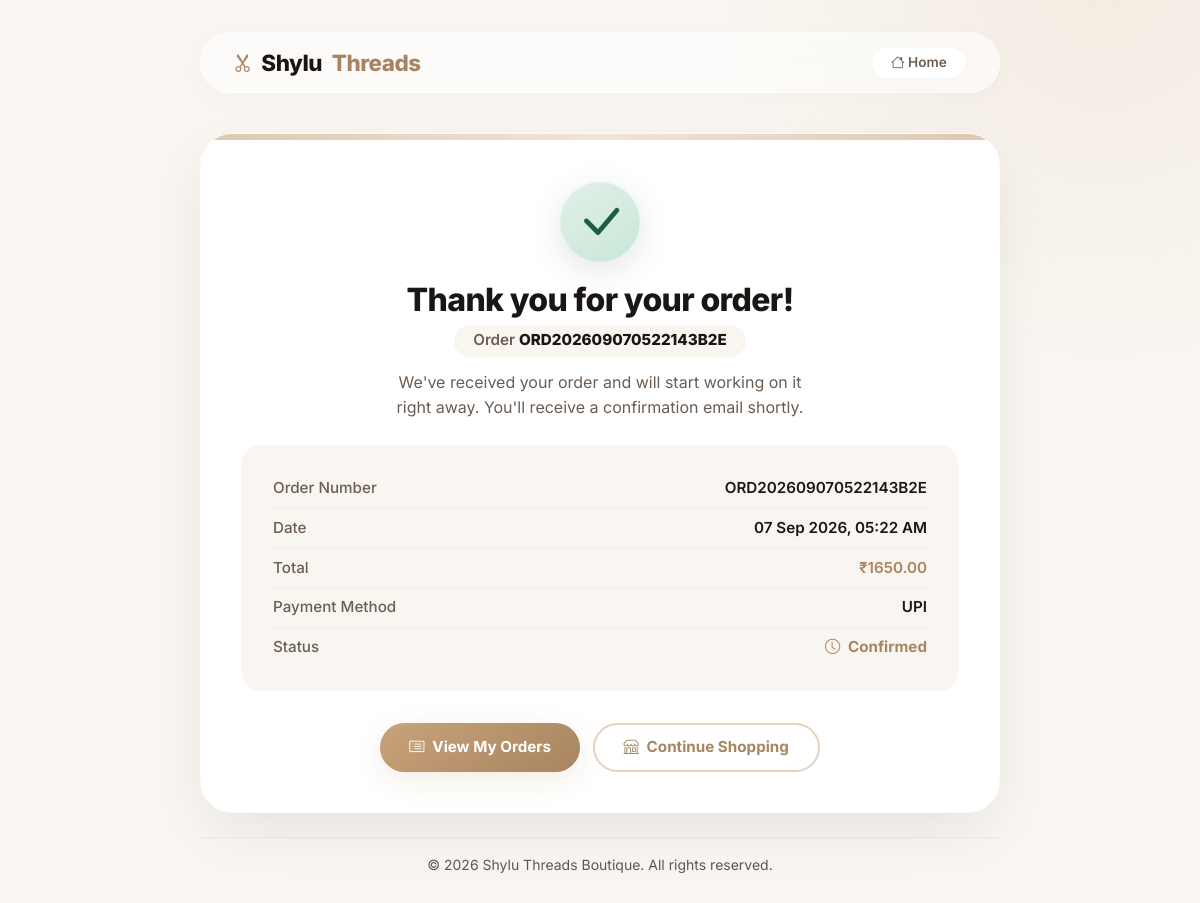
Screenshot of /order-confirmation/ORD202609070522143B2E/ (signed in) with the database file from the repository.
### app/models.py (models this page shows, shortened)
class Order(models.Model):
    class OrderStatus(models.TextChoices):
        PENDING = "PENDING", "Pending"
        CONFIRMED = "CONFIRMED", "Confirmed"
        PROCESSING = "PROCESSING", "Processing"
        STITCHING = "STITCHING", "Stitching"
        READY = "READY", "Ready"
        SHIPPED = "SHIPPED", "Shipped"
        DELIVERED = "DELIVERED", "Delivered"
        CANCELLED = "CANCELLED", "Cancelled"
    class PaymentStatus(models.TextChoices):
        PENDING = "PENDING", "Pending"
        PAID = "PAID", "Paid"
        FAILED = "FAILED", "Failed"
        REFUNDED = "REFUNDED", "Refunded"
    class PaymentMethod(models.TextChoices):
        COD = "COD", "Cash on Delivery"
        CARD = "CARD", "Credit / Debit Card"
        UPI = "UPI", "UPI / QR Code"
        DEMO = "DEMO", "Demo Payment"
        RAZORPAY = "RAZORPAY", "Razorpay"
        STRIPE = "STRIPE", "Stripe"
    customer = models.ForeignKey(
        settings.AUTH_USER_MODEL,
        on_delete=models.PROTECT,
        related_name="orders"
    )
    order_number = models.CharField(max_length=30, unique=True, db_index=True)
    subtotal = models.DecimalField(max_digits=10, decimal_places=2, default=Decimal("0.00"))
    shipping_charge = models.DecimalField(max_digits=10, decimal_places=2, default=Decimal("0.00"))
    total_amount = models.DecimalField(max_digits=10, decimal_places=2, default=Decimal("0.00"))
    shipping_name = models.CharField(max_length=150)
    shipping_email = models.EmailField()
    shipping_phone = models.CharField(max_length=20)
    shipping_address = models.TextField()
    shipping_city = models.CharField(max_length=100, blank=True)
    shipping_state = models.CharField(max_length=100, blank=True)
    shipping_pincode = models.CharField(max_length=10, blank=True)
    payment_method = models.CharField(
        max_length=20,
        choices=PaymentMethod.choices,
        default=PaymentMethod.COD
    )
    payment_status = models.CharField(
        max_length=20,
        choices=PaymentStatus.choices,
        default=PaymentStatus.PENDING
    )
    order_status = models.CharField(
        max_length=20,
        choices=OrderStatus.choices,
        default=OrderStatus.PENDING
    )
    notes = models.TextField(blank=True)
    created_at = models.DateTimeField(auto_now_add=True)
    updated_at = models.DateTimeField(auto_now=True)
    class Meta:
        ordering = ["-created_at"]
        verbose_name = "Order"
        verbose_name_plural = "Orders"

### app/views.py (the view)
# urls.py: path("order-confirmation/<str:order_number>/", views.order_confirmation, name="order_confirmation"),
@customer_required
def order_confirmation(request, order_number):
    order = get_object_or_404(Order, order_number=order_number, customer=request.user)
    return render(request, "customer/order-confirmation.html", {"order": order})

### app/views.py (called while the page is built)
def is_customer(user):
    return user.is_authenticated and not (user.is_staff or user.is_superuser)

### app/templates/customer/order-confirmation.html (shortened to what this page needs)
{% load static %}
<!DOCTYPE html>
<html lang="en">
<head>
    <link href="https://cdn.jsdelivr.net/npm/bootstrap-icons@1.11.3/font/bootstrap-icons.css" rel="stylesheet" />
    <link href="https://cdn.jsdelivr.net/npm/bootstrap@5.3.2/dist/css/bootstrap.min.css" rel="stylesheet" />
</head>
<body>
<div class="confirmation-wrapper">
    <header class="header-bar">
        <div class="brand">
            <i class="bi bi-scissors"></i>
            Shylu <span>Threads</span>
        </div>
        <a href="{% url 'home' %}" class="back-link">
            <i class="bi bi-house"></i> Home
        </a>
    </header>
    <div class="success-card">
        <div class="checkmark-wrapper">
            <div class="checkmark-circle">
                <i class="bi bi-check-lg"></i>
            </div>
        </div>
        <h2>Thank you for your order!</h2>
        <div class="order-number">
            Order <strong>{{ order.order_number }}</strong>
        </div>
        <p class="thank-you-message">
            We've received your order and will start working on it right away.
            You'll receive a confirmation email shortly.
        </p>
        <div class="order-details">
            <div class="detail-row">
                <span class="label">Order Number</span>
                <span class="value">{{ order.order_number }}</span>
            </div>
            <div class="detail-row">
                <span class="label">Date</span>
                <span class="value">{{ order.created_at|date:"d M Y, h:i A" }}</span>
            </div>
            <div class="detail-row">
                <span class="label">Total</span>
                <span class="value gold">₹{{ order.total_amount|floatformat:2 }}</span>
            </div>
            <div class="detail-row">
                <span class="label">Payment Method</span>
                <span class="value">{{ order.payment_method|default:"Cash on Delivery" }}</span>
            </div>
            <div class="detail-row">
                <span class="label">Status</span>
                <span class="value" style="color:var(--gold-dark); font-weight:700;">
                    <i class="bi bi-clock me-1"></i> {{ order.get_order_status_display|default:"Processing" }}
                </span>
            </div>
        </div>
        <div class="next-steps">
            <a href="{% url 'orders' %}" class="btn-primary-gold">
                <i class="bi bi-card-list"></i> View My Orders
            </a>
            <a href="{% url 'designs' %}" class="btn-outline-gold">
                <i class="bi bi-shop"></i> Continue Shopping
            </a>
        </div>
    </div>
    <div class="text-center text-muted small mt-4 pt-3 border-top" style="border-color: rgba(26,22,20,0.05) !important;">
        &copy; 2026 Shylu Threads Boutique. All rights reserved.
    </div>
</div>
</body>
</html>

### rows the page displays
Order: order_number "ORD202609070522143B2E", created_at "07 Sep 2026, 05:22 AM", total_amount "1650.00", payment_method "UPI", order_status "Confirmed"
